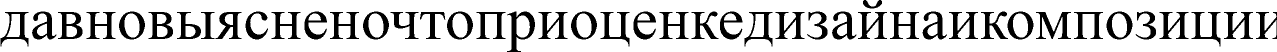
#> input picture lab7/font_120_test.png, 2554 x 104 px (shown at 1/2 size)
$ python -i methods.py   (imports and definitions only)
#> lines starting #> are read from the running program, lines starting #| are printed output that depends on the picture; after the words box and inside, x2 and y2 are one past the last pixel; in counts of white or black regions, pixels touching at a corner belong together
#> further down, picture is the input picture: PIL image 2554x104 L; 80.8% white; 45 black regions, largest, box (x1, y1, x2, y2) and area: (1014, 23, 1070, 104) 1609, (2072, 24, 2142, 78) 1484, (1077, 24, 1135, 78) 1309
from PIL import Image, ImageFont, ImageDraw, ImageOps
import numpy as np
from matplotlib import pyplot as plt
import csv
from operator import itemgetter

# бинаризуем изображение
# [5 lines left out: function simple_binarization, not called in this run]

# вырезаем белые места из изображения буквы
def cut_empty_rows_and_cols(image):

  empty_row_numbers = []
  empty_column_numbers = []

  for x in range(image.width):
    is_col_empty = True
    for y in range(image.height):
      if image.getpixel((x, y)) < 255:
        is_col_empty = False
        break

    if is_col_empty:
      empty_column_numbers.append(x)

  for y in range(image.height):
    is_row_empty = True
    for x in range(image.width):
      if image.getpixel((x, y)) < 255:
        is_row_empty = False
        break

    if is_row_empty:
      empty_row_numbers.append(y)

  def last_element_in_a_row(elements, start_element, step):
    prev_element = start_element

    for element in elements[::step]:
      if abs(element - prev_element) > 1:
        return prev_element + step

      prev_element = element

    return prev_element + step

  left_whitespace_end = last_element_in_a_row(empty_column_numbers, -1, 1)
  upper_whitespace_end = last_element_in_a_row(empty_row_numbers, -1, 1)
  right_whitespace_end = last_element_in_a_row(empty_column_numbers, image.width, -1)
  lower_whitespace_end = last_element_in_a_row(empty_row_numbers, image.height, -1)

  return image.crop(box=(left_whitespace_end, upper_whitespace_end, right_whitespace_end + 1, lower_whitespace_end + 1))

# генерируем фразу и сохраняем в картинку
# [47 lines left out: functions generate_sentence, get_features, not called in this run]

def color_used_arr(img):
  return np.asarray(np.asarray(img) < 1, dtype = np.int0)

# сегментируем фразу на отдельные буквы
def get_segments_list(img):
  img_arr_for_calculations = color_used_arr(img)
  x_profiles = np.sum(img_arr_for_calculations, axis=0)
#> x_profiles = 2554 values, max 81 at index 1029, min 0 at index 0, mean 20.01
  x_profiles[0] = 0
  lst = []
  new_lst = []
  for i in range(len(x_profiles)):
    if x_profiles[i] == 0:
      lst.append(i)
#> after the loop, lst = 244 values from 0 to 2511
  lst.append(img.width)

  for i in range(len(lst)-1):
    if lst[i] + 1 != lst[i+1]:
      new_lst.append(lst[i])
      new_lst.append(lst[i+1])
#> after the loop, new_lst = 84 values from 0 to 2554
  new_lst.append(img.width-1)
  new_lst = sorted(list(set(new_lst)))
#> new_lst = 85 values from 0 to 2554

  segments = []
  for i in range(0, len(new_lst)-1, 2):
    segments.append((new_lst[i], new_lst[i+1]))
#> this loop made 42 passes
#> i on passes 3 to 14: 4, 6, 8, 10, 12, 14, 16, 18, 20, 22, 24, 26
#> after the loop, segments = 42 pairs, first value 0 to 2511, second value 57 to 2553
  return segments

def get_letter_images(image):
  letter_images_list = []

  segments = get_segments_list(image)

  for segment in segments:
    letter_image = image.crop(box=(segment[0], 0, segment[1]+1, image.height))
    cutted_letter_image = cut_empty_rows_and_cols(letter_image)

    letter_images_list.append(cutted_letter_image)
#> this loop made 42 passes
#> (segment, upper_whitespace_end in cut_empty_rows_and_cols, right_whitespace_end in cut_empty_rows_and_cols, lower_whitespace_end in cut_empty_rows_and_cols) on passes 1 to 12: ((0, 57), 24, 56, 92), ((63, 113), 23, 49, 78), ((115, 165), 24, 49, 77), ((172, 231), 24, 58, 77), ((237, 290), 23, 52, 78), ((296, 346), 24, 49, 77), ((353, 429), 24, 75, 77), ((430, 483), 24, 52, 77), ((490, 536), 23, 45, 78), ((542, 601), 24, 58, 77), ((608, 654), 23, 45, 78), ((659, 718), 24, 58, 77)
#> pass 1, in get_letter_images, `letter_image = image.crop(box=(segment[0], 0, segment[1]+1, image.heig..`:
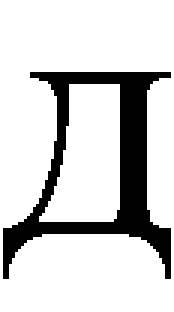
#> letter_image: PIL image 58x104 L (shown 3 times larger); 81.4% white; 1 black region, box (x1, y1, x2, y2) and area: (1, 24, 57, 93) 1124
#> pass 1, in get_letter_images, `cutted_letter_image = cut_empty_rows_and_cols(letter_image)`:
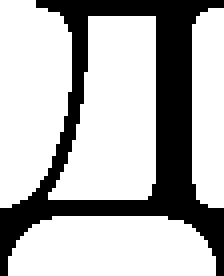
#> cutted_letter_image: PIL image 56x69 L (shown 4 times larger); 70.9% white; 1 black region, box (x1, y1, x2, y2) and area: (0, 0, 56, 69) 1124
#> pass 2, in get_letter_images, `letter_image = image.crop(box=(segment[0], 0, segment[1]+1, image.heig..`:
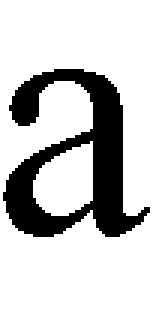
#> letter_image: PIL image 51x104 L (shown 3 times larger); 78.1% white; 1 black region, box (x1, y1, x2, y2) and area: (1, 23, 50, 79) 1159
#> pass 2, in get_letter_images, `cutted_letter_image = cut_empty_rows_and_cols(letter_image)`:
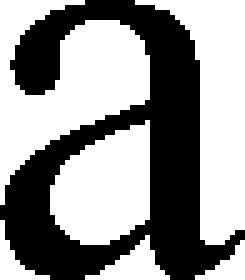
#> cutted_letter_image: PIL image 49x56 L (shown 5 times larger); 57.8% white; 1 black region, box (x1, y1, x2, y2) and area: (0, 0, 49, 56) 1159
#> after the loop:
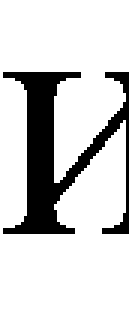
#> letter_image: PIL image 43x104 L (shown 3 times larger); 81.5% white; 1 black region, box (x1, y1, x2, y2) and area: (1, 24, 43, 78) 827
#> after the loop, letter_images_list = 42 items
  return letter_images_list

# [31 lines left out: function get_probability_list, not called in this run]

>>> from PIL import Image
>>> picture = Image.open('font_120_test.png')
>>> result = get_letter_images(picture)
#> result = 42 items
